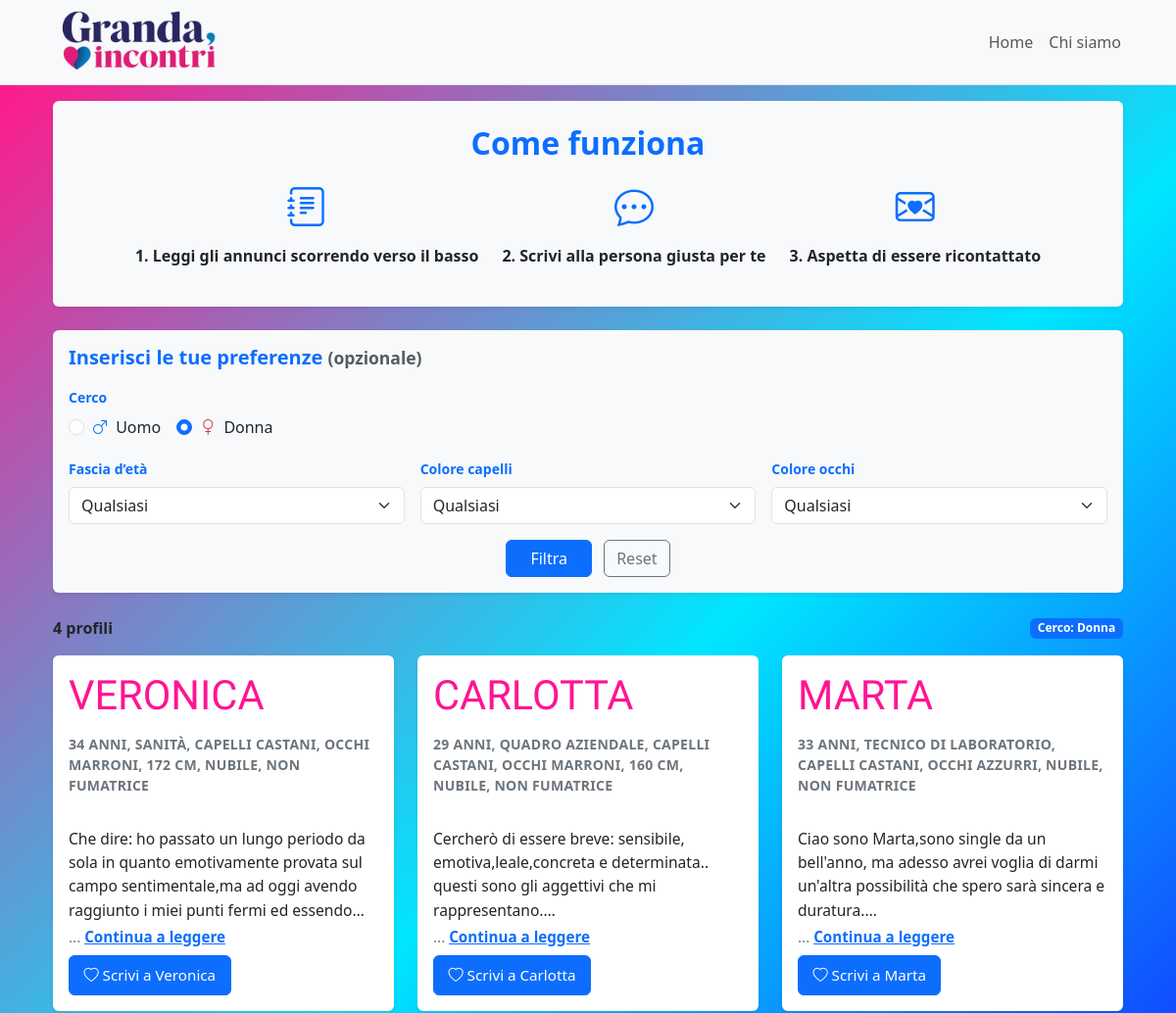
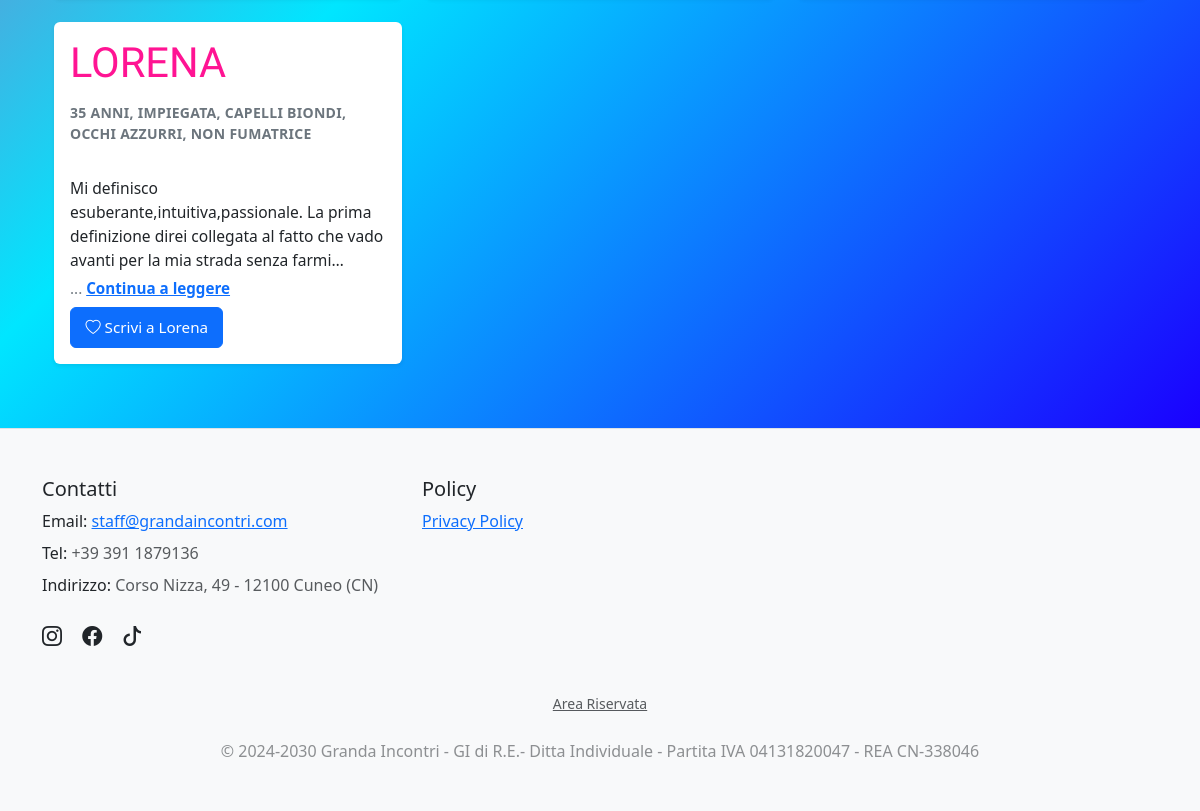
/annunci?gender=female, run on the app's committed database (2 pictures, top to bottom).
### tables this page shows
CREATE TABLE "profiles" (
	"id"	INTEGER NOT NULL,
	"first_name"	TEXT NOT NULL,
	"last_name"	TEXT,
	"gender"	TEXT NOT NULL,
	"birth_year"	INTEGER,
	"city"	TEXT,
	"occupation"	TEXT,
	"eyes_color"	TEXT,
	"hair_color"	TEXT,
	"height_cm"	INTEGER,
	"smoker"	INTEGER,
	"bio"	TEXT NOT NULL,
	"is_active"	INTEGER NOT NULL,
	"created_at"	TEXT,
	"weight_kg"	INTEGER,
	"marital_status"	TEXT,
	PRIMARY KEY("id" AUTOINCREMENT)
);

### app.py (the view)
@app.route("/annunci")
def annunci():
    gender_in  = (request.args.get("gender") or "").strip().lower() or None
    age_range  = (request.args.get("age_range") or "").strip() or None
    hair_color = (request.args.get("hair_color") or "").strip().lower() or None
    eyes_color = (request.args.get("eyes_color") or "").strip().lower() or None
    name_q = None
    id_q = None
    if session.get("is_authenticated"):
        name_q = (request.args.get("name") or "").strip().lower() or None
        raw = (request.args.get("id") or "").strip()  # niente lower()
        id_q = int(raw) if raw.isdigit() else None
    gender = _norm_gender_val(gender_in)
    all_profiles = get_published_profiles_with_status()
    listObjProfiles = [
        p for p in all_profiles
        if _profile_matches_filters(p, gender, age_range, hair_color, eyes_color, name_q, id_q)
    ]
    def cap(val: str | None) -> str:
        s = (val or "").strip()
        return (s[:1].upper() + s[1:].lower()) if s else ""
    listObjProfiles = [
        {
            **p,
            "first_name": cap(p.get("first_name")),
            "last_name":  cap(p.get("last_name")),
        }
        for p in listObjProfiles
    ]
    profile_to_edit = None
    to_edit = False
    profile_id = request.args.get("profile_id")
    if profile_id and session.get("is_authenticated"):
        row = profiles_dao.get_profile_by_id(int(profile_id))
        if row is not None:
            d = {k: row[k] for k in row.keys()}
            profile_to_edit = SimpleNamespace(**d)
            to_edit = True
    return render_template(
        "annunci.html",
        listObjProfiles=listObjProfiles,
        profile_to_edit=profile_to_edit,
        to_edit=to_edit,
        current_year=datetime.date.today().year
    )

### app.py (called while the page is built)
def get_published_profiles_with_status():
    rows = profiles_dao.get_all_profiles()
    def is_published(val):
        if val is None:
            return True
        if isinstance(val, (int, bool)):
            return bool(val)
        return str(val).strip().lower() not in ("0", "false", "no", "n")
    list_profiles = []
    for r in rows:
        keys = r.keys() if hasattr(r, "keys") else r.keys()
        val = r["is_active"] if ("is_active" in keys) else None
        if is_published(val):
            profile = {k: r[k] for k in keys}
            profile["is_online"] = random.choice([True, False])
            list_profiles.append(profile)
    return list_profiles

@app.context_processor
def inject_current_user():
    class CurrentUserStub:
        def __init__(self, is_auth, role="admin"):
            self.is_authenticated = is_auth
            self.role = role
    return dict(current_user=CurrentUserStub(session.get("is_authenticated", False)))

def _norm_gender_val(val) -> str | None:
    v = (val or "").strip().lower()
    return _GENDER_MAP.get(v)

### profiles_dao.py (called while the page is built)
def _conn() -> sqlite3.Connection:
    conn = sqlite3.connect(DB_PATH)
    conn.row_factory = sqlite3.Row
    with closing(conn.cursor()) as cur:
        cur.execute("PRAGMA foreign_keys = ON;")
    return conn

def _rows_to_dicts(rows: Iterable[sqlite3.Row]) -> List[dict]:
    return [dict(r) for r in rows]

def get_all_profiles() -> List[Profile]:
    sql = """
        SELECT *
        FROM profiles
        ORDER BY
          CASE WHEN created_at IS NULL OR created_at = '' THEN 1 ELSE 0 END,
          created_at DESC,
          id DESC
    """
    with closing(_conn()) as conn, closing(conn.cursor()) as cur:
        cur.execute(sql)
        return _rows_to_dicts(cur.fetchall())  # type: ignore[return-value]

### templates/annunci.html (shortened to what this page needs)
{% extends "base.html" %}
{% block content %}
<div class="posts-wrapper">
  <div class="container my-3 px-4">
  {% if not current_user.is_authenticated %}
    <div class="p-4 mb-4 bg-light rounded shadow-sm text-center">
      <h2 class="text-primary fw-bold mb-3">Come funziona</h2>
      <div class="d-flex flex-column flex-md-row justify-content-center align-items-center gap-4">
        <div class="d-flex flex-column align-items-center">
          <i class="bi bi-journal-text fs-1 text-primary"></i>
          <p class="mt-2 fw-semibold">1. Leggi gli annunci scorrendo verso il basso</p>
        </div>
        <div class="d-flex flex-column align-items-center">
          <i class="bi bi-chat-dots fs-1 text-primary"></i>
          <p class="mt-2 fw-semibold">2. Scrivi alla persona giusta per te</p>
        </div>
        <div class="d-flex flex-column align-items-center">
          <i class="bi bi-envelope-heart fs-1 text-primary"></i>
          <p class="mt-2 fw-semibold">3. Aspetta di essere ricontattato</p>
        </div>
      </div>
    </div>
  {% endif %}
    <div class="p-3 mb-4 bg-light rounded shadow-sm">
      <h5 class="text-primary fw-bold mb-3">Inserisci le tue preferenze <small class="text-muted">(opzionale)</small></h5>
      <form method="GET" action="{{ url_for('annunci') }}#first-result">
        <div class="row g-3">
          <div class="col-12">
            <label class="form-label small text-primary fw-bold">Cerco</label>
            <div class="d-flex gap-3">
              <div class="form-check">
                <input class="form-check-input" type="radio" name="gender" id="cercoUomo" value="male"
                       {% if request.args.get('gender','')|lower == 'male' %}checked{% endif %}>
                <label class="form-check-label" for="cercoUomo"><i class="bi bi-gender-male text-primary me-1"></i> Uomo</label>
              </div>
              <div class="form-check">
                <input class="form-check-input" type="radio" name="gender" id="cercoDonna" value="female"
                       {% if request.args.get('gender','')|lower == 'female' %}checked{% endif %}>
                <label class="form-check-label" for="cercoDonna"><i class="bi bi-gender-female text-danger me-1"></i> Donna</label>
              </div>
            </div>
          </div>
          <div class="col-md-4">
            <label class="form-label small text-primary fw-bold">Fascia d’età</label>
            {% set sel_age = request.args.get('age_range','') %}
            <select class="form-select" name="age_range">
              <option value=""        {% if sel_age == '' %}selected{% endif %}>Qualsiasi</option>
            </select>
          </div>
          <div class="col-md-4">
            <label class="form-label small text-primary fw-bold">Colore capelli</label>
            {% set sel_hair = request.args.get('hair_color','')|lower %}
            <select class="form-select" name="hair_color">
              <option value=""         {% if sel_hair == '' %}selected{% endif %}>Qualsiasi</option>
            </select>
          </div>
          <div class="col-md-4">
            <label class="form-label small text-primary fw-bold">Colore occhi</label>
            {% set sel_eyes = request.args.get('eyes_color','')|lower %}
            <select class="form-select" name="eyes_color">
              <option value=""          {% if sel_eyes == '' %}selected{% endif %}>Qualsiasi</option>
            </select>
          </div>
          <div class="col-12 text-center">
            <button type="submit" class="btn btn-primary px-4">Filtra</button>
            <a href="{{ url_for('annunci') }}#first-result" class="btn btn-outline-secondary ms-2">Reset</a>
          </div>
        </div>
      </form>
    </div>
    {% set n = listObjProfiles|length %}
    <div class="d-flex align-items-center mb-3 gap-2
                flex-column-reverse flex-md-row
                justify-content-center justify-content-md-between">
      <div class="fw-semibold mt-2 mt-md-0 text-center text-md-start w-100 w-md-auto">
        {{ n }} profil{{ 'o' if n==1 else 'i' }}
      </div>
      <div class="d-flex flex-wrap gap-2
                  justify-content-center justify-content-md-end w-100 w-md-auto">
        {% if request.args.get('gender') %}
          <span class="badge bg-primary">Cerco: {{ 'Uomo' if request.args.get('gender')=='male' else 'Donna' }}</span>
        {% endif %}
      </div>
    </div>
    {% if listObjProfiles %}
      <div class="row g-4" >
        {% for p in listObjProfiles %}
          {% set eta = (current_year - p['birth_year']) if p['birth_year'] else None %}
          {% set fuma = (p['smoker'] in [1, '1', true, 'true', 'on']) if p['smoker'] is not none else None %}
          {% set stato = (p['marital_status'] or '') %}
          {% if stato %}
            {% if stato|lower in ['celibe/nubile','single'] %}
              {% set stato_it = 'nubile' if p['gender'] == 'female' else 'celibe' %}
            {% elif stato|lower in ['sposato/a','married'] %}
              {% set stato_it = 'sposata' if p['gender'] == 'female' else 'sposato' %}
            {% elif stato|lower in ['separato/a','separated'] %}
              {% set stato_it = 'separata' if p['gender'] == 'female' else 'separato' %}
            {% elif stato|lower in ['divorziato/a','divorced'] %}
              {% set stato_it = 'divorziata' if p['gender'] == 'female' else 'divorziato' %}
            {% elif stato|lower in ['vedovo/a','widowed'] %}
              {% set stato_it = 'vedova' if p['gender'] == 'female' else 'vedovo' %}
            {% else %}
              {% set stato_it = stato %}
            {% endif %}
          {% else %}
            {% set stato_it = '' %}
          {% endif %}
         {% set parts = [] %}
          {% if eta %}{% set _ = parts.append(eta ~ ' anni') %}{% endif %}
          {% if p['occupation'] %}{% set _ = parts.append(p['occupation']) %}{% endif %}
          {% if p['hair_color'] %}{% set _ = parts.append('capelli ' ~ p['hair_color']) %}{% endif %}
          {% if p['eyes_color'] %}{% set _ = parts.append('occhi ' ~ p['eyes_color']) %}{% endif %}
          {% if p['height_cm'] %}{% set _ = parts.append(p['height_cm'] ~ ' cm') %}{% endif %}
          {% if p['weight_kg'] %}{% set _ = parts.append(p['weight_kg'] ~ ' kg') %}{% endif %}
          {% if stato_it %}{% set _ = parts.append(stato_it) %}{% endif %}
          {% if fuma is not none %}
            {% if p['gender'] == 'female' %}
              {% set _ = parts.append('fumatrice' if fuma else 'non fumatrice') %}
            {% else %}
              {% set _ = parts.append('fumatore' if fuma else 'non fumatore') %}
            {% endif %}
          {% endif %}
          <div class="col-12 col-sm-6 col-lg-4" {% if loop.first %}id="first-result"{% endif %}>
            <div class="card h-100 shadow-sm border-0">
              <div class="card-body d-flex flex-column">
                <div class="profile-header">
                  <div class="profile-name">
                    {% if current_user.is_authenticated %}
                      {{ (p['first_name'] ~ ' ' ~ (p['last_name'] or ''))|trim|upper }}
                    {% else %}
                      {{ p['first_name']|upper }}
                    {% endif %}
                  </div>
                </div>
                <div class="text-uppercase text-secondary small profile-meta mb-2">
                  {{ parts|join(', ')|upper }}
                </div>
                {% set bio_text = (p['bio'] or '') %}
                <div class="bio-block flex-grow-1" data-lines="5">
                  <div class="small bio-textbox">
                    <div class="bio-text">
                      {{ (p['bio'] or '') | e }}
                    </div>
                  </div>
                  <div class="read-more-line d-none">
                    <span class="dots">...</span>
                    <button type="button" class="read-more" aria-expanded="false">Continua a leggere</button>
                  </div>
                </div>
                <div class="d-flex justify-content-between align-items-center mt-2 gap-2">
                  {% if not current_user.is_authenticated %}
                    <a href="#" class="btn btn-primary" data-bs-toggle="modal" data-bs-target="#replyModal-{{ p['id'] }}">
                      <i class="bi bi-heart"></i><span class="ms-1">Scrivi a {{ p['first_name'] }}</span>
                    </a>
                  {% endif %}
                </div>
              </div>
            </div>
          </div>
        {% endfor %}
      </div>
    {% endif %}
  </div>
</div>
{% endblock %}

### static/css/style.css (style rules this page uses)
:root { --gi-deep: #1a1a40; --gi-berry: #5b0a2f; --gi-pink: #ff1493; }
.posts-wrapper { background: linear-gradient(135deg, #ff1a8c 0%, #00e6ff 50%, #1a00ff 100%); min-height: 100vh; margin: 0; padding: 0 0 3rem; }
.profile-name { font-family: "Yeseva One", serif; color: #ff1493; font-size: 2.6rem; line-height: 1.2; margin-bottom: .35rem; }
.profile-meta { font-weight: 700; letter-spacing: .02em; }
.profile-header { display: flex; align-items: center; gap: .5rem; flex-wrap: wrap; margin-bottom: .5rem; }
.card { display: flex; flex-direction: column; height: 100%; }
.card .card-body { flex: 1 1 auto; display: flex; flex-direction: column; font-size: 1rem; line-height: 1.5; }
.bio-block { display: flex; flex-direction: column; gap: .25rem; }
.bio-textbox { margin: 0; --lines: 5; --lh: 1.55; line-height: var(--lh); font-size: .975rem !important; }
.bio-text { display: -webkit-box; -webkit-box-orient: vertical; -webkit-line-clamp: var(--lines, 5); overflow: hidden; white-space: pre-line; min-height: calc(var(--lines) * 1lh); }
.read-more-line { font-size: .95rem !important; color: #6c757d; }
.read-more { background: none; border: 0; padding: 0; margin: 0; color: #0d6efd; font-weight: 600; cursor: pointer; text-decoration: underline; }
.card .btn { font-size: .95rem; padding: .5rem .9rem; }

### data on the page
profiles: first_name "VERONICA", parts "34 ANNI, SANITÀ, CAPELLI CASTANI, OCCHI MARRONI, 172 CM, NUBILE, NON FUMATRICE", bio "Che dire: ho passato un lungo periodo da sola in quanto emotivamente provata sul campo sentimentale,ma ad oggi avendo raggiunto i miei punti fermi ed…", first_name "Veronica"
profiles: first_name "CARLOTTA", parts "29 ANNI, QUADRO AZIENDALE, CAPELLI CASTANI, OCCHI MARRONI, 160 CM, NUBILE, NON FUMATRICE", bio "Cercherò di essere breve: sensibile, emotiva,leale,concreta e determinata.. questi sono gli aggettivi che mi…", first_name "Carlotta"
profiles: first_name "MARTA", parts "33 ANNI, TECNICO DI LABORATORIO, CAPELLI CASTANI, OCCHI AZZURRI, NUBILE, NON FUMATRICE", bio "Ciao sono Marta,sono single da un bell'anno, ma adesso avrei voglia di darmi un'altra possibilità che spero sarà sincera e…", first_name "Marta"
profiles: first_name "LORENA", parts "35 ANNI, IMPIEGATA, CAPELLI BIONDI, OCCHI AZZURRI, NON FUMATRICE", bio "Mi definisco esuberante,intuitiva,passionale. La prima definizione direi collegata al fatto che vado avanti per la mia strada senza…", first_name "Lorena"

### other printed values
{{ n }} "4"
{{ 'o' if n==1 else 'i' }} "i"
{{ 'Uomo' if request.args.get('gender')=='male' else 'Donna' }} "Donna"
